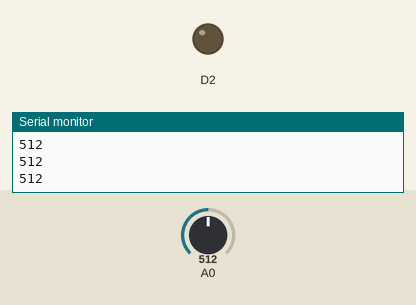
Simulated run of this sketch. Board: ESP8266 (NodeMCU). Shown: output pins drawn as LEDs (lit = HIGH), the last lines printed to the serial monitor. The inputs (shaded band) are chosen by the test bench; at power-on: A0 = 512.

Above: at 1.3 s.
1.4 s: A0 set to 6
2.9 s: A0 set to 3
At 3.6 s:
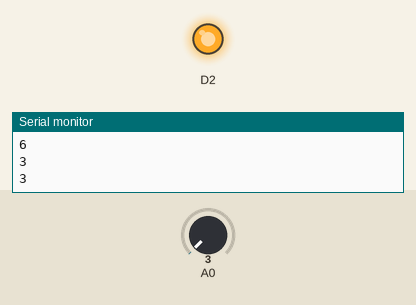
4.5 s: A0 set to 122
At 5.7 s:
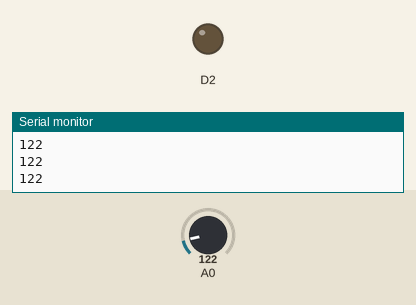
6.0 s: A0 set to 0
At 7.1 s:
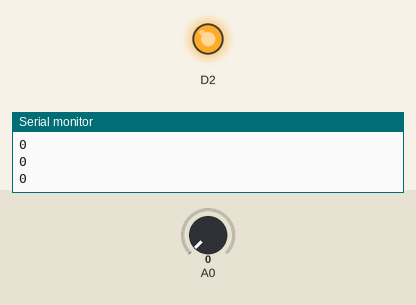
Timing chart, 0 to 8.5 s (numbered marks = the images above; inputs shaded):
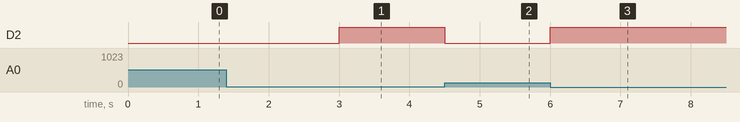

The sketch:

analof_input_ldr.ino
```cpp
void setup() {
  Serial.begin(9600);
  pinMode(A0,INPUT);
  pinMode(D2,OUTPUT);
}

void loop() {
  int s = analogRead(A0);
  Serial.println(s);
  if (s<5){
    digitalWrite(D2,HIGH);
    }
  else{
    digitalWrite(D2,LOW);
    }
  delay(500);
}
```

Measured:
- the behaviour switches between 5 and 4 on A0 (found by bisection; images 0 and 1)
- after the input at 2.9 s, D2: LOW → HIGH after 0.10 s
- after the input at 4.5 s, D2: HIGH → LOW at once
- after the input at 6.0 s, D2: LOW → HIGH at once
